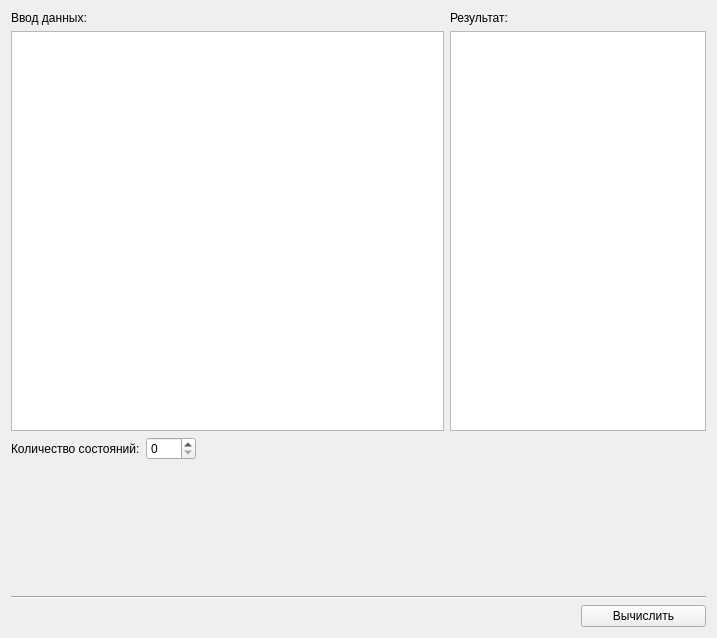
<?xml version="1.0" encoding="UTF-8"?>
<ui version="4.0">
 <class>Form</class>
 <widget class="QWidget" name="Form">
  <property name="geometry">
   <rect>
    <x>0</x>
    <y>0</y>
    <width>717</width>
    <height>638</height>
   </rect>
  </property>
  <property name="minimumSize">
   <size>
    <width>700</width>
    <height>500</height>
   </size>
  </property>
  <property name="windowTitle">
   <string>lab 3</string>
  </property>
  <layout class="QGridLayout" name="gridLayout">
   <item row="5" column="5">
    <widget class="QPushButton" name="pushButtonSolve">
     <property name="text">
      <string>Вычислить</string>
     </property>
    </widget>
   </item>
   <item row="1" column="4" colspan="2">
    <widget class="QListWidget" name="listWidgetSolution">
     <property name="maximumSize">
      <size>
       <width>1000</width>
       <height>16777215</height>
      </size>
     </property>
    </widget>
   </item>
   <item row="1" column="0" colspan="4">
    <widget class="QTableWidget" name="tableWidgetMatrix">
     <property name="minimumSize">
      <size>
       <width>0</width>
       <height>400</height>
      </size>
     </property>
    </widget>
   </item>
   <item row="3" column="2">
    <spacer name="verticalSpacer">
     <property name="orientation">
      <enum>Qt::Vertical</enum>
     </property>
     <property name="sizeHint" stdset="0">
      <size>
       <width>20</width>
       <height>40</height>
      </size>
     </property>
    </spacer>
   </item>
   <item row="0" column="0">
    <widget class="QLabel" name="label">
     <property name="text">
      <string>Ввод данных:</string>
     </property>
    </widget>
   </item>
   <item row="0" column="4">
    <widget class="QLabel" name="label_2">
     <property name="text">
      <string>Результат:</string>
     </property>
    </widget>
   </item>
   <item row="2" column="2">
    <spacer name="horizontalSpacer">
     <property name="orientation">
      <enum>Qt::Horizontal</enum>
     </property>
     <property name="sizeHint" stdset="0">
      <size>
       <width>40</width>
       <height>20</height>
      </size>
     </property>
    </spacer>
   </item>
   <item row="4" column="0" colspan="6">
    <widget class="Line" name="line">
     <property name="orientation">
      <enum>Qt::Horizontal</enum>
     </property>
    </widget>
   </item>
   <item row="2" column="0">
    <widget class="QLabel" name="labelStatesCount">
     <property name="sizePolicy">
      <sizepolicy hsizetype="Minimum" vsizetype="Preferred">
       <horstretch>0</horstretch>
       <verstretch>0</verstretch>
      </sizepolicy>
     </property>
     <property name="text">
      <string>Количество состояний:</string>
     </property>
    </widget>
   </item>
   <item row="2" column="1">
    <widget class="QSpinBox" name="spinBoxStatesCount">
     <property name="minimumSize">
      <size>
       <width>50</width>
       <height>0</height>
      </size>
     </property>
    </widget>
   </item>
  </layout>
 </widget>
 <resources/>
 <connections/>
</ui>
